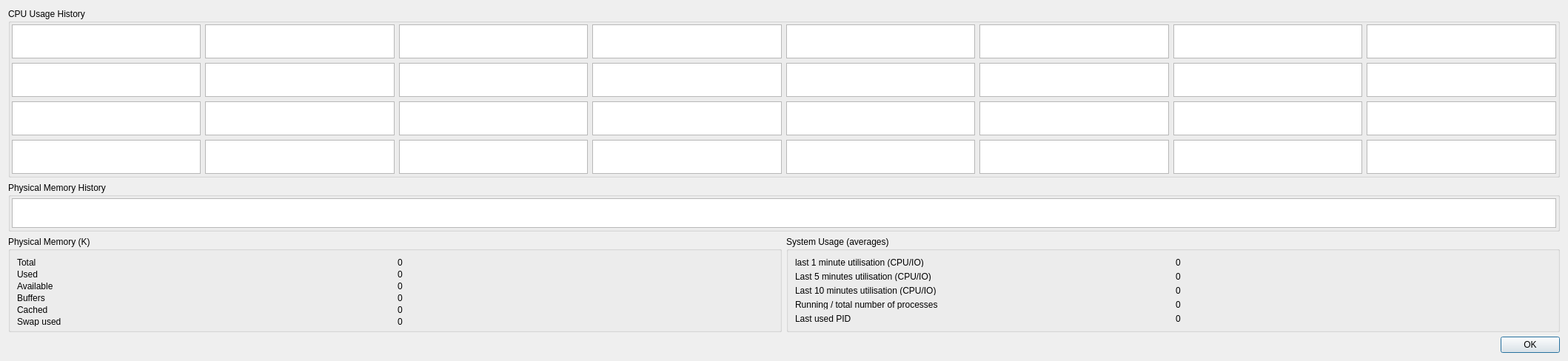
<?xml version="1.0" encoding="UTF-8"?>
<ui version="4.0">
 <class>Dialog</class>
 <widget class="QDialog" name="Dialog">
  <property name="geometry">
   <rect>
    <x>0</x>
    <y>0</y>
    <width>2118</width>
    <height>488</height>
   </rect>
  </property>
  <property name="sizePolicy">
   <sizepolicy hsizetype="Minimum" vsizetype="Preferred">
    <horstretch>0</horstretch>
    <verstretch>0</verstretch>
   </sizepolicy>
  </property>
  <property name="windowTitle">
   <string>System Information</string>
  </property>
  <layout class="QVBoxLayout" name="verticalLayout">
   <item>
    <widget class="QGroupBox" name="groupBox">
     <property name="title">
      <string>CPU Usage History</string>
     </property>
     <layout class="QGridLayout" name="gridLayout">
      <property name="leftMargin">
       <number>2</number>
      </property>
      <property name="topMargin">
       <number>2</number>
      </property>
      <property name="rightMargin">
       <number>2</number>
      </property>
      <property name="bottomMargin">
       <number>2</number>
      </property>
      <item row="0" column="0">
       <widget class="PlotWidget" name="plotCpuHist_01">
        <property name="sizePolicy">
         <sizepolicy hsizetype="Preferred" vsizetype="Preferred">
          <horstretch>0</horstretch>
          <verstretch>0</verstretch>
         </sizepolicy>
        </property>
        <property name="minimumSize">
         <size>
          <width>40</width>
          <height>40</height>
         </size>
        </property>
        <property name="sizeIncrement">
         <size>
          <width>2</width>
          <height>2</height>
         </size>
        </property>
       </widget>
      </item>
      <item row="0" column="1">
       <widget class="PlotWidget" name="plotCpuHist_02">
        <property name="sizePolicy">
         <sizepolicy hsizetype="Preferred" vsizetype="Preferred">
          <horstretch>0</horstretch>
          <verstretch>0</verstretch>
         </sizepolicy>
        </property>
        <property name="minimumSize">
         <size>
          <width>40</width>
          <height>40</height>
         </size>
        </property>
        <property name="sizeIncrement">
         <size>
          <width>2</width>
          <height>2</height>
         </size>
        </property>
       </widget>
      </item>
      <item row="0" column="2">
       <widget class="PlotWidget" name="plotCpuHist_03">
        <property name="sizePolicy">
         <sizepolicy hsizetype="Preferred" vsizetype="Preferred">
          <horstretch>0</horstretch>
          <verstretch>0</verstretch>
         </sizepolicy>
        </property>
        <property name="minimumSize">
         <size>
          <width>40</width>
          <height>40</height>
         </size>
        </property>
        <property name="sizeIncrement">
         <size>
          <width>2</width>
          <height>2</height>
         </size>
        </property>
       </widget>
      </item>
      <item row="0" column="3">
       <widget class="PlotWidget" name="plotCpuHist_04">
        <property name="sizePolicy">
         <sizepolicy hsizetype="Preferred" vsizetype="Preferred">
          <horstretch>0</horstretch>
          <verstretch>0</verstretch>
         </sizepolicy>
        </property>
        <property name="minimumSize">
         <size>
          <width>40</width>
          <height>40</height>
         </size>
        </property>
        <property name="sizeIncrement">
         <size>
          <width>2</width>
          <height>2</height>
         </size>
        </property>
       </widget>
      </item>
      <item row="0" column="4">
       <widget class="PlotWidget" name="plotCpuHist_05">
        <property name="sizePolicy">
         <sizepolicy hsizetype="Preferred" vsizetype="Preferred">
          <horstretch>0</horstretch>
          <verstretch>0</verstretch>
         </sizepolicy>
        </property>
        <property name="minimumSize">
         <size>
          <width>40</width>
          <height>40</height>
         </size>
        </property>
        <property name="sizeIncrement">
         <size>
          <width>2</width>
          <height>2</height>
         </size>
        </property>
       </widget>
      </item>
      <item row="0" column="5">
       <widget class="PlotWidget" name="plotCpuHist_06">
        <property name="sizePolicy">
         <sizepolicy hsizetype="Preferred" vsizetype="Preferred">
          <horstretch>0</horstretch>
          <verstretch>0</verstretch>
         </sizepolicy>
        </property>
        <property name="minimumSize">
         <size>
          <width>40</width>
          <height>40</height>
         </size>
        </property>
        <property name="sizeIncrement">
         <size>
          <width>2</width>
          <height>2</height>
         </size>
        </property>
       </widget>
      </item>
      <item row="0" column="6">
       <widget class="PlotWidget" name="plotCpuHist_07">
        <property name="sizePolicy">
         <sizepolicy hsizetype="Preferred" vsizetype="Preferred">
          <horstretch>0</horstretch>
          <verstretch>0</verstretch>
         </sizepolicy>
        </property>
        <property name="minimumSize">
         <size>
          <width>40</width>
          <height>40</height>
         </size>
        </property>
        <property name="sizeIncrement">
         <size>
          <width>2</width>
          <height>2</height>
         </size>
        </property>
       </widget>
      </item>
      <item row="0" column="7">
       <widget class="PlotWidget" name="plotCpuHist_08">
        <property name="sizePolicy">
         <sizepolicy hsizetype="Preferred" vsizetype="Preferred">
          <horstretch>0</horstretch>
          <verstretch>0</verstretch>
         </sizepolicy>
        </property>
        <property name="minimumSize">
         <size>
          <width>40</width>
          <height>40</height>
         </size>
        </property>
        <property name="sizeIncrement">
         <size>
          <width>2</width>
          <height>2</height>
         </size>
        </property>
       </widget>
      </item>
      <item row="1" column="0">
       <widget class="PlotWidget" name="plotCpuHist_09">
        <property name="sizePolicy">
         <sizepolicy hsizetype="Preferred" vsizetype="Preferred">
          <horstretch>0</horstretch>
          <verstretch>0</verstretch>
         </sizepolicy>
        </property>
        <property name="minimumSize">
         <size>
          <width>40</width>
          <height>40</height>
         </size>
        </property>
        <property name="sizeIncrement">
         <size>
          <width>2</width>
          <height>2</height>
         </size>
        </property>
       </widget>
      </item>
      <item row="1" column="1">
       <widget class="PlotWidget" name="plotCpuHist_10">
        <property name="sizePolicy">
         <sizepolicy hsizetype="Preferred" vsizetype="Preferred">
          <horstretch>0</horstretch>
          <verstretch>0</verstretch>
         </sizepolicy>
        </property>
        <property name="minimumSize">
         <size>
          <width>40</width>
          <height>40</height>
         </size>
        </property>
        <property name="sizeIncrement">
         <size>
          <width>2</width>
          <height>2</height>
         </size>
        </property>
       </widget>
      </item>
      <item row="1" column="2">
       <widget class="PlotWidget" name="plotCpuHist_11">
        <property name="sizePolicy">
         <sizepolicy hsizetype="Preferred" vsizetype="Preferred">
          <horstretch>0</horstretch>
          <verstretch>0</verstretch>
         </sizepolicy>
        </property>
        <property name="minimumSize">
         <size>
          <width>40</width>
          <height>40</height>
         </size>
        </property>
        <property name="sizeIncrement">
         <size>
          <width>2</width>
          <height>2</height>
         </size>
        </property>
       </widget>
      </item>
      <item row="1" column="3">
       <widget class="PlotWidget" name="plotCpuHist_12">
        <property name="sizePolicy">
         <sizepolicy hsizetype="Preferred" vsizetype="Preferred">
          <horstretch>0</horstretch>
          <verstretch>0</verstretch>
         </sizepolicy>
        </property>
        <property name="minimumSize">
         <size>
          <width>40</width>
          <height>40</height>
         </size>
        </property>
        <property name="sizeIncrement">
         <size>
          <width>2</width>
          <height>2</height>
         </size>
        </property>
       </widget>
      </item>
      <item row="1" column="4">
       <widget class="PlotWidget" name="plotCpuHist_13">
        <property name="sizePolicy">
         <sizepolicy hsizetype="Preferred" vsizetype="Preferred">
          <horstretch>0</horstretch>
          <verstretch>0</verstretch>
         </sizepolicy>
        </property>
        <property name="minimumSize">
         <size>
          <width>40</width>
          <height>40</height>
         </size>
        </property>
        <property name="sizeIncrement">
         <size>
          <width>2</width>
          <height>2</height>
         </size>
        </property>
       </widget>
      </item>
      <item row="1" column="5">
       <widget class="PlotWidget" name="plotCpuHist_14">
        <property name="sizePolicy">
         <sizepolicy hsizetype="Preferred" vsizetype="Preferred">
          <horstretch>0</horstretch>
          <verstretch>0</verstretch>
         </sizepolicy>
        </property>
        <property name="minimumSize">
         <size>
          <width>40</width>
          <height>40</height>
         </size>
        </property>
        <property name="sizeIncrement">
         <size>
          <width>2</width>
          <height>2</height>
         </size>
        </property>
       </widget>
      </item>
      <item row="1" column="6">
       <widget class="PlotWidget" name="plotCpuHist_15">
        <property name="sizePolicy">
         <sizepolicy hsizetype="Preferred" vsizetype="Preferred">
          <horstretch>0</horstretch>
          <verstretch>0</verstretch>
         </sizepolicy>
        </property>
        <property name="minimumSize">
         <size>
          <width>40</width>
          <height>40</height>
         </size>
        </property>
        <property name="sizeIncrement">
         <size>
          <width>2</width>
          <height>2</height>
         </size>
        </property>
       </widget>
      </item>
      <item row="1" column="7">
       <widget class="PlotWidget" name="plotCpuHist_16">
        <property name="sizePolicy">
         <sizepolicy hsizetype="Preferred" vsizetype="Preferred">
          <horstretch>0</horstretch>
          <verstretch>0</verstretch>
         </sizepolicy>
        </property>
        <property name="minimumSize">
         <size>
          <width>40</width>
          <height>40</height>
         </size>
        </property>
        <property name="sizeIncrement">
         <size>
          <width>2</width>
          <height>2</height>
         </size>
        </property>
       </widget>
      </item>
      <item row="2" column="0">
       <widget class="PlotWidget" name="plotCpuHist_17">
        <property name="sizePolicy">
         <sizepolicy hsizetype="Preferred" vsizetype="Preferred">
          <horstretch>0</horstretch>
          <verstretch>0</verstretch>
         </sizepolicy>
        </property>
        <property name="minimumSize">
         <size>
          <width>40</width>
          <height>40</height>
         </size>
        </property>
        <property name="sizeIncrement">
         <size>
          <width>2</width>
          <height>2</height>
         </size>
        </property>
       </widget>
      </item>
      <item row="2" column="1">
       <widget class="PlotWidget" name="plotCpuHist_18">
        <property name="sizePolicy">
         <sizepolicy hsizetype="Preferred" vsizetype="Preferred">
          <horstretch>0</horstretch>
          <verstretch>0</verstretch>
         </sizepolicy>
        </property>
        <property name="minimumSize">
         <size>
          <width>40</width>
          <height>40</height>
         </size>
        </property>
        <property name="sizeIncrement">
         <size>
          <width>2</width>
          <height>2</height>
         </size>
        </property>
       </widget>
      </item>
      <item row="2" column="2">
       <widget class="PlotWidget" name="plotCpuHist_19">
        <property name="sizePolicy">
         <sizepolicy hsizetype="Preferred" vsizetype="Preferred">
          <horstretch>0</horstretch>
          <verstretch>0</verstretch>
         </sizepolicy>
        </property>
        <property name="minimumSize">
         <size>
          <width>40</width>
          <height>40</height>
         </size>
        </property>
        <property name="sizeIncrement">
         <size>
          <width>2</width>
          <height>2</height>
         </size>
        </property>
       </widget>
      </item>
      <item row="2" column="3">
       <widget class="PlotWidget" name="plotCpuHist_20">
        <property name="sizePolicy">
         <sizepolicy hsizetype="Preferred" vsizetype="Preferred">
          <horstretch>0</horstretch>
          <verstretch>0</verstretch>
         </sizepolicy>
        </property>
        <property name="minimumSize">
         <size>
          <width>40</width>
          <height>40</height>
         </size>
        </property>
        <property name="sizeIncrement">
         <size>
          <width>2</width>
          <height>2</height>
         </size>
        </property>
       </widget>
      </item>
      <item row="2" column="4">
       <widget class="PlotWidget" name="plotCpuHist_21">
        <property name="sizePolicy">
         <sizepolicy hsizetype="Preferred" vsizetype="Preferred">
          <horstretch>0</horstretch>
          <verstretch>0</verstretch>
         </sizepolicy>
        </property>
        <property name="minimumSize">
         <size>
          <width>40</width>
          <height>40</height>
         </size>
        </property>
        <property name="sizeIncrement">
         <size>
          <width>2</width>
          <height>2</height>
         </size>
        </property>
       </widget>
      </item>
      <item row="2" column="5">
       <widget class="PlotWidget" name="plotCpuHist_22">
        <property name="sizePolicy">
         <sizepolicy hsizetype="Preferred" vsizetype="Preferred">
          <horstretch>0</horstretch>
          <verstretch>0</verstretch>
         </sizepolicy>
        </property>
        <property name="minimumSize">
         <size>
          <width>40</width>
          <height>40</height>
         </size>
        </property>
        <property name="sizeIncrement">
         <size>
          <width>2</width>
          <height>2</height>
         </size>
        </property>
       </widget>
      </item>
      <item row="2" column="6">
       <widget class="PlotWidget" name="plotCpuHist_23">
        <property name="sizePolicy">
         <sizepolicy hsizetype="Preferred" vsizetype="Preferred">
          <horstretch>0</horstretch>
          <verstretch>0</verstretch>
         </sizepolicy>
        </property>
        <property name="minimumSize">
         <size>
          <width>40</width>
          <height>40</height>
         </size>
        </property>
        <property name="sizeIncrement">
         <size>
          <width>2</width>
          <height>2</height>
         </size>
        </property>
       </widget>
      </item>
      <item row="2" column="7">
       <widget class="PlotWidget" name="plotCpuHist_24">
        <property name="sizePolicy">
         <sizepolicy hsizetype="Preferred" vsizetype="Preferred">
          <horstretch>0</horstretch>
          <verstretch>0</verstretch>
         </sizepolicy>
        </property>
        <property name="minimumSize">
         <size>
          <width>40</width>
          <height>40</height>
         </size>
        </property>
        <property name="sizeIncrement">
         <size>
          <width>2</width>
          <height>2</height>
         </size>
        </property>
       </widget>
      </item>
      <item row="3" column="0">
       <widget class="PlotWidget" name="plotCpuHist_25">
        <property name="sizePolicy">
         <sizepolicy hsizetype="Preferred" vsizetype="Preferred">
          <horstretch>0</horstretch>
          <verstretch>0</verstretch>
         </sizepolicy>
        </property>
        <property name="minimumSize">
         <size>
          <width>40</width>
          <height>40</height>
         </size>
        </property>
        <property name="sizeIncrement">
         <size>
          <width>2</width>
          <height>2</height>
         </size>
        </property>
       </widget>
      </item>
      <item row="3" column="1">
       <widget class="PlotWidget" name="plotCpuHist_26">
        <property name="sizePolicy">
         <sizepolicy hsizetype="Preferred" vsizetype="Preferred">
          <horstretch>0</horstretch>
          <verstretch>0</verstretch>
         </sizepolicy>
        </property>
        <property name="minimumSize">
         <size>
          <width>40</width>
          <height>40</height>
         </size>
        </property>
        <property name="sizeIncrement">
         <size>
          <width>2</width>
          <height>2</height>
         </size>
        </property>
       </widget>
      </item>
      <item row="3" column="2">
       <widget class="PlotWidget" name="plotCpuHist_27">
        <property name="sizePolicy">
         <sizepolicy hsizetype="Preferred" vsizetype="Preferred">
          <horstretch>0</horstretch>
          <verstretch>0</verstretch>
         </sizepolicy>
        </property>
        <property name="minimumSize">
         <size>
          <width>40</width>
          <height>40</height>
         </size>
        </property>
        <property name="sizeIncrement">
         <size>
          <width>2</width>
          <height>2</height>
         </size>
        </property>
       </widget>
      </item>
      <item row="3" column="3">
       <widget class="PlotWidget" name="plotCpuHist_28">
        <property name="sizePolicy">
         <sizepolicy hsizetype="Preferred" vsizetype="Preferred">
          <horstretch>0</horstretch>
          <verstretch>0</verstretch>
         </sizepolicy>
        </property>
        <property name="minimumSize">
         <size>
          <width>40</width>
          <height>40</height>
         </size>
        </property>
        <property name="sizeIncrement">
         <size>
          <width>2</width>
          <height>2</height>
         </size>
        </property>
       </widget>
      </item>
      <item row="3" column="4">
       <widget class="PlotWidget" name="plotCpuHist_29">
        <property name="sizePolicy">
         <sizepolicy hsizetype="Preferred" vsizetype="Preferred">
          <horstretch>0</horstretch>
          <verstretch>0</verstretch>
         </sizepolicy>
        </property>
        <property name="minimumSize">
         <size>
          <width>40</width>
          <height>40</height>
         </size>
        </property>
        <property name="sizeIncrement">
         <size>
          <width>2</width>
          <height>2</height>
         </size>
        </property>
       </widget>
      </item>
      <item row="3" column="5">
       <widget class="PlotWidget" name="plotCpuHist_30">
        <property name="sizePolicy">
         <sizepolicy hsizetype="Preferred" vsizetype="Preferred">
          <horstretch>0</horstretch>
          <verstretch>0</verstretch>
         </sizepolicy>
        </property>
        <property name="minimumSize">
         <size>
          <width>40</width>
          <height>40</height>
         </size>
        </property>
        <property name="sizeIncrement">
         <size>
          <width>2</width>
          <height>2</height>
         </size>
        </property>
       </widget>
      </item>
      <item row="3" column="6">
       <widget class="PlotWidget" name="plotCpuHist_31">
        <property name="sizePolicy">
         <sizepolicy hsizetype="Preferred" vsizetype="Preferred">
          <horstretch>0</horstretch>
          <verstretch>0</verstretch>
         </sizepolicy>
        </property>
        <property name="minimumSize">
         <size>
          <width>40</width>
          <height>40</height>
         </size>
        </property>
        <property name="sizeIncrement">
         <size>
          <width>2</width>
          <height>2</height>
         </size>
        </property>
       </widget>
      </item>
      <item row="3" column="7">
       <widget class="PlotWidget" name="plotCpuHist_32">
        <property name="sizePolicy">
         <sizepolicy hsizetype="Preferred" vsizetype="Preferred">
          <horstretch>0</horstretch>
          <verstretch>0</verstretch>
         </sizepolicy>
        </property>
        <property name="minimumSize">
         <size>
          <width>40</width>
          <height>40</height>
         </size>
        </property>
        <property name="sizeIncrement">
         <size>
          <width>2</width>
          <height>2</height>
         </size>
        </property>
       </widget>
      </item>
     </layout>
    </widget>
   </item>
   <item>
    <widget class="QGroupBox" name="groupBox_2">
     <property name="title">
      <string>Physical Memory History</string>
     </property>
     <layout class="QGridLayout" name="gridLayout_3">
      <property name="leftMargin">
       <number>2</number>
      </property>
      <property name="topMargin">
       <number>2</number>
      </property>
      <property name="rightMargin">
       <number>2</number>
      </property>
      <property name="bottomMargin">
       <number>2</number>
      </property>
      <item row="0" column="0">
       <widget class="PlotWidget" name="plotMemoryHist">
        <property name="sizePolicy">
         <sizepolicy hsizetype="Preferred" vsizetype="Preferred">
          <horstretch>0</horstretch>
          <verstretch>0</verstretch>
         </sizepolicy>
        </property>
        <property name="minimumSize">
         <size>
          <width>40</width>
          <height>40</height>
         </size>
        </property>
        <property name="sizeIncrement">
         <size>
          <width>5</width>
          <height>5</height>
         </size>
        </property>
       </widget>
      </item>
     </layout>
    </widget>
   </item>
   <item>
    <layout class="QHBoxLayout" name="horizontalLayout">
     <item>
      <widget class="QGroupBox" name="groupBox_3">
       <property name="sizePolicy">
        <sizepolicy hsizetype="Preferred" vsizetype="Preferred">
         <horstretch>0</horstretch>
         <verstretch>0</verstretch>
        </sizepolicy>
       </property>
       <property name="maximumSize">
        <size>
         <width>16777215</width>
         <height>130</height>
        </size>
       </property>
       <property name="title">
        <string>Physical Memory (K)</string>
       </property>
       <layout class="QGridLayout" name="gridLayout_2">
        <item row="0" column="1">
         <widget class="QLabel" name="memTotal">
          <property name="sizePolicy">
           <sizepolicy hsizetype="Minimum" vsizetype="Preferred">
            <horstretch>0</horstretch>
            <verstretch>0</verstretch>
           </sizepolicy>
          </property>
          <property name="minimumSize">
           <size>
            <width>40</width>
            <height>13</height>
           </size>
          </property>
          <property name="baseSize">
           <size>
            <width>60</width>
            <height>0</height>
           </size>
          </property>
          <property name="text">
           <string>0</string>
          </property>
         </widget>
        </item>
        <item row="0" column="0">
         <widget class="QLabel" name="label">
          <property name="minimumSize">
           <size>
            <width>40</width>
            <height>13</height>
           </size>
          </property>
          <property name="text">
           <string>Total</string>
          </property>
         </widget>
        </item>
        <item row="1" column="0">
         <widget class="QLabel" name="label_3">
          <property name="minimumSize">
           <size>
            <width>40</width>
            <height>13</height>
           </size>
          </property>
          <property name="text">
           <string>Used</string>
          </property>
         </widget>
        </item>
        <item row="1" column="1">
         <widget class="QLabel" name="memUsed">
          <property name="minimumSize">
           <size>
            <width>40</width>
            <height>13</height>
           </size>
          </property>
          <property name="text">
           <string>0</string>
          </property>
         </widget>
        </item>
        <item row="2" column="0">
         <widget class="QLabel" name="label_2">
          <property name="minimumSize">
           <size>
            <width>40</width>
            <height>13</height>
           </size>
          </property>
          <property name="text">
           <string>Available</string>
          </property>
         </widget>
        </item>
        <item row="2" column="1">
         <widget class="QLabel" name="memAvailable">
          <property name="minimumSize">
           <size>
            <width>40</width>
            <height>13</height>
           </size>
          </property>
          <property name="text">
           <string>0</string>
          </property>
         </widget>
        </item>
        <item row="3" column="0">
         <widget class="QLabel" name="label_4">
          <property name="minimumSize">
           <size>
            <width>40</width>
            <height>13</height>
           </size>
          </property>
          <property name="text">
           <string>Buffers</string>
          </property>
         </widget>
        </item>
        <item row="3" column="1">
         <widget class="QLabel" name="memBuffers">
          <property name="minimumSize">
           <size>
            <width>40</width>
            <height>13</height>
           </size>
          </property>
          <property name="text">
           <string>0</string>
          </property>
         </widget>
        </item>
        <item row="4" column="0">
         <widget class="QLabel" name="label_5">
          <property name="minimumSize">
           <size>
            <width>40</width>
            <height>13</height>
           </size>
          </property>
          <property name="text">
           <string>Cached</string>
          </property>
         </widget>
        </item>
        <item row="4" column="1">
         <widget class="QLabel" name="memCached">
          <property name="minimumSize">
           <size>
            <width>40</width>
            <height>13</height>
           </size>
          </property>
          <property name="text">
           <string>0</string>
          </property>
         </widget>
        </item>
        <item row="5" column="0">
         <widget class="QLabel" name="label_8">
          <property name="minimumSize">
           <size>
            <width>40</width>
            <height>13</height>
           </size>
          </property>
          <property name="text">
           <string>Swap used</string>
          </property>
         </widget>
        </item>
        <item row="5" column="1">
         <widget class="QLabel" name="swapUsed">
          <property name="minimumSize">
           <size>
            <width>0</width>
            <height>13</height>
           </size>
          </property>
          <property name="text">
           <string>0</string>
          </property>
         </widget>
        </item>
       </layout>
      </widget>
     </item>
     <item>
      <widget class="QGroupBox" name="groupBox_4">
       <property name="sizePolicy">
        <sizepolicy hsizetype="Preferred" vsizetype="Preferred">
         <horstretch>0</horstretch>
         <verstretch>0</verstretch>
        </sizepolicy>
       </property>
       <property name="maximumSize">
        <size>
         <width>16777215</width>
         <height>130</height>
        </size>
       </property>
       <property name="title">
        <string>System Usage (averages)</string>
       </property>
       <layout class="QGridLayout" name="gridLayout_4">
        <item row="0" column="0">
         <widget class="QLabel" name="label_6">
          <property name="minimumSize">
           <size>
            <width>40</width>
            <height>10</height>
           </size>
          </property>
          <property name="text">
           <string>last 1 minute utilisation (CPU/IO)</string>
          </property>
         </widget>
        </item>
        <item row="0" column="1">
         <widget class="QLabel" name="last1minUtil">
          <property name="sizePolicy">
           <sizepolicy hsizetype="Minimum" vsizetype="Preferred">
            <horstretch>0</horstretch>
            <verstretch>0</verstretch>
           </sizepolicy>
          </property>
          <property name="minimumSize">
           <size>
            <width>40</width>
            <height>10</height>
           </size>
          </property>
          <property name="baseSize">
           <size>
            <width>60</width>
            <height>0</height>
           </size>
          </property>
          <property name="text">
           <string>0</string>
          </property>
         </widget>
        </item>
        <item row="1" column="0">
         <widget class="QLabel" name="label_7">
          <property name="minimumSize">
           <size>
            <width>40</width>
            <height>10</height>
           </size>
          </property>
          <property name="text">
           <string>Last 5 minutes utilisation (CPU/IO)</string>
          </property>
         </widget>
        </item>
        <item row="1" column="1">
         <widget class="QLabel" name="last5minUtil">
          <property name="minimumSize">
           <size>
            <width>40</width>
            <height>10</height>
           </size>
          </property>
          <property name="text">
           <string>0</string>
          </property>
         </widget>
        </item>
        <item row="2" column="0">
         <widget class="QLabel" name="ddddd">
          <property name="minimumSize">
           <size>
            <width>40</width>
            <height>10</height>
           </size>
          </property>
          <property name="text">
           <string>Last 10 minutes utilisation (CPU/IO)</string>
          </property>
         </widget>
        </item>
        <item row="2" column="1">
         <widget class="QLabel" name="last10minUtil">
          <property name="minimumSize">
           <size>
            <width>40</width>
            <height>10</height>
           </size>
          </property>
          <property name="text">
           <string>0</string>
          </property>
         </widget>
        </item>
        <item row="3" column="0">
         <widget class="QLabel" name="label_9">
          <property name="minimumSize">
           <size>
            <width>40</width>
            <height>10</height>
           </size>
          </property>
          <property name="text">
           <string>Running / total number of processes</string>
          </property>
         </widget>
        </item>
        <item row="3" column="1">
         <widget class="QLabel" name="procs">
          <property name="minimumSize">
           <size>
            <width>40</width>
            <height>10</height>
           </size>
          </property>
          <property name="text">
           <string>0</string>
          </property>
         </widget>
        </item>
        <item row="4" column="0">
         <widget class="QLabel" name="label_10">
          <property name="minimumSize">
           <size>
            <width>40</width>
            <height>10</height>
           </size>
          </property>
          <property name="text">
           <string>Last used PID</string>
          </property>
         </widget>
        </item>
        <item row="4" column="1">
         <widget class="QLabel" name="lastpid">
          <property name="minimumSize">
           <size>
            <width>40</width>
            <height>10</height>
           </size>
          </property>
          <property name="text">
           <string>0</string>
          </property>
         </widget>
        </item>
       </layout>
      </widget>
     </item>
    </layout>
   </item>
   <item>
    <layout class="QHBoxLayout" name="horizontalLayout_2">
     <item>
      <spacer name="horizontalSpacer">
       <property name="orientation">
        <enum>Qt::Horizontal</enum>
       </property>
       <property name="sizeHint" stdset="0">
        <size>
         <width>318</width>
         <height>20</height>
        </size>
       </property>
      </spacer>
     </item>
     <item>
      <widget class="QDialogButtonBox" name="buttonBox">
       <property name="sizeIncrement">
        <size>
         <width>0</width>
         <height>0</height>
        </size>
       </property>
       <property name="orientation">
        <enum>Qt::Horizontal</enum>
       </property>
       <property name="standardButtons">
        <set>QDialogButtonBox::Ok</set>
       </property>
      </widget>
     </item>
    </layout>
   </item>
  </layout>
 </widget>
 <customwidgets>
  <customwidget>
   <class>PlotWidget</class>
   <extends>QGraphicsView</extends>
   <header location="global">pyqtgraph</header>
  </customwidget>
 </customwidgets>
 <resources/>
 <connections>
  <connection>
   <sender>buttonBox</sender>
   <signal>accepted()</signal>
   <receiver>Dialog</receiver>
   <slot>accept()</slot>
   <hints>
    <hint type="sourcelabel">
     <x>248</x>
     <y>254</y>
    </hint>
    <hint type="destinationlabel">
     <x>157</x>
     <y>274</y>
    </hint>
   </hints>
  </connection>
  <connection>
   <sender>buttonBox</sender>
   <signal>rejected()</signal>
   <receiver>Dialog</receiver>
   <slot>reject()</slot>
   <hints>
    <hint type="sourcelabel">
     <x>316</x>
     <y>260</y>
    </hint>
    <hint type="destinationlabel">
     <x>286</x>
     <y>274</y>
    </hint>
   </hints>
  </connection>
 </connections>
</ui>
